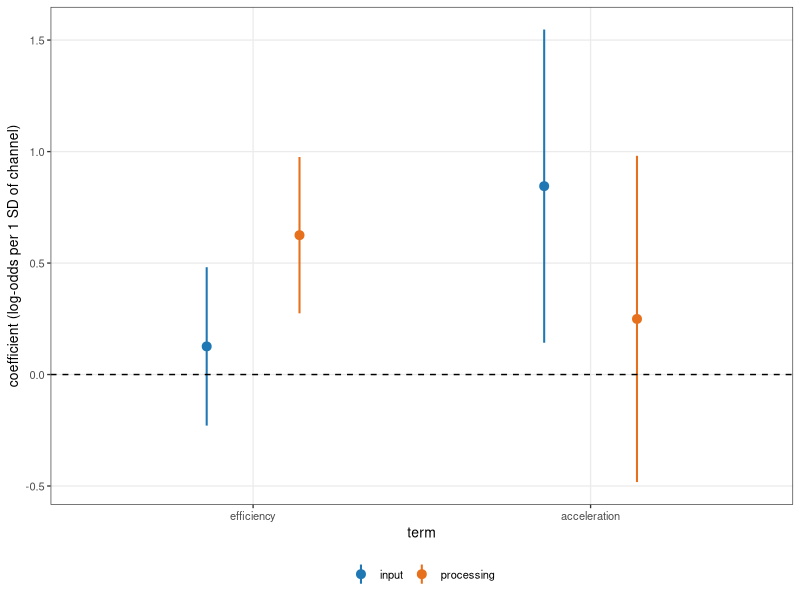
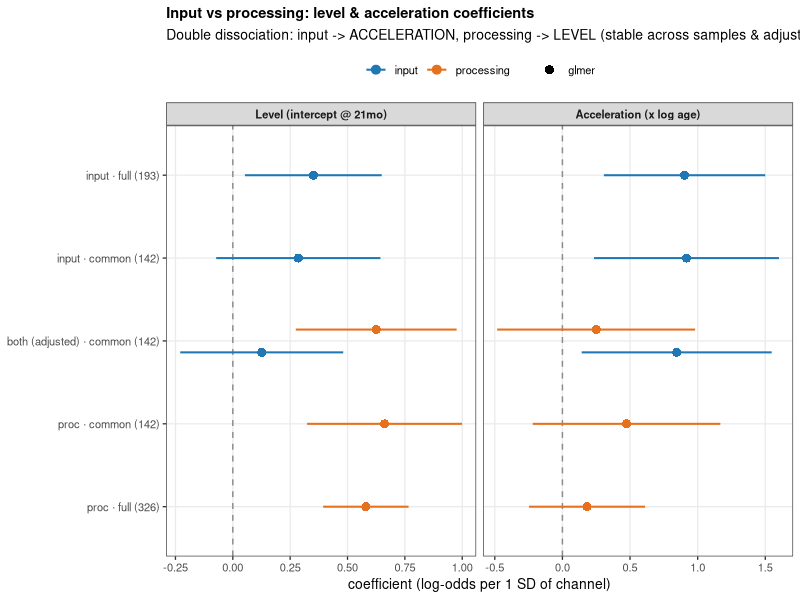
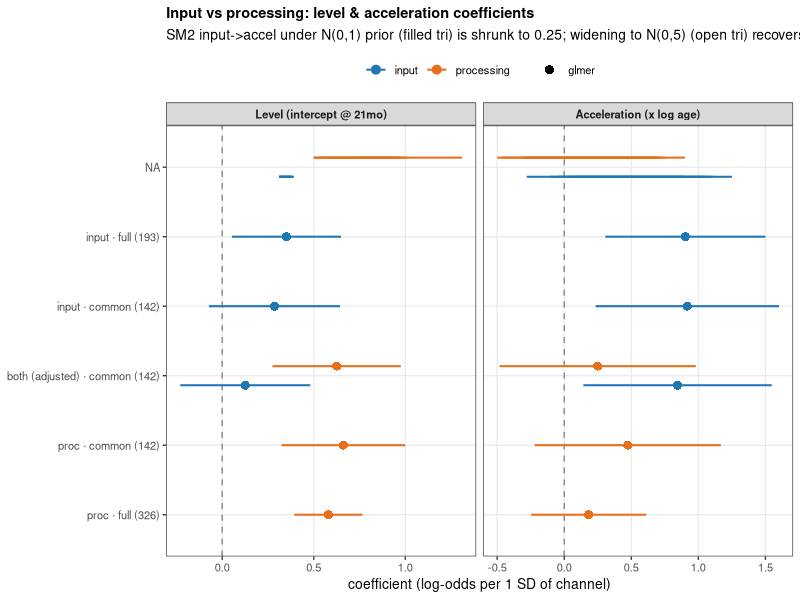
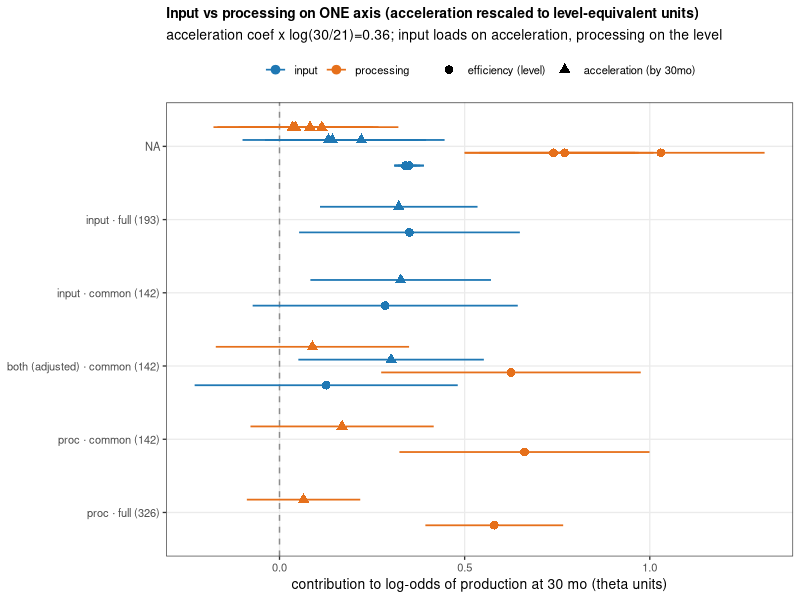

Source code (R) for these figures, in order:
## Figure: input & processing coefficients (level + acceleration) with 95% CI
## across glmer specs/samples -- the robustness/benchmark view (cf. paper Fig 3B).
## v1 = glmer specs only; v2 = + Bayesian SM2 D'3 overlay (input channel, approx
## theta~logit scale). Reads results/glmer_ladder_coefs.csv. RUN LOCALLY.
suppressPackageStartupMessages({library(dplyr); library(ggplot2); library(here); library(readr); library(forcats)})
co  <- read_csv(here("studies/io_proc_glmer/results/glmer_ladder_coefs.csv"), show_col_types = FALSE)
sm2 <- read_csv(here("studies/io_proc_glmer/results/sm2_overlay.csv"), show_col_types = FALSE)  # static SM2 D'3 overlay
co  <- dplyr::bind_rows(co, sm2)

lab <- c(input_full="input · full (193)", input_common="input · common (142)",
         both_common="both (adjusted) · common (142)",
         proc_common="proc · common (142)", proc_full="proc · full (326)",
         SM2_n01="SM2 D'3 · prior N(0,1)", SM2_n05="SM2 D'3 · prior N(0,5)")
ord <- rev(c("input · full (193)","input · common (142)","both (adjusted) · common (142)",
             "proc · common (142)","proc · full (326)",
             "SM2 D'3 · prior N(0,1)","SM2 D'3 · prior N(0,5)"))
prep <- function(d) d %>% mutate(
  spec_lab = factor(lab[spec], levels = ord),
  term = factor(term, levels = c("level","acceleration"),
                labels = c("Level (intercept @ 21mo)","Acceleration (x log age)")),
  channel = factor(channel, levels = c("input","processing")))

dodge <- position_dodge(width = 0.55)
make_fig <- function(d, subtitle) ggplot(d, aes(est, spec_lab, color = channel, shape = model_type, group = channel)) +
  geom_vline(xintercept = 0, linetype = 2, color = "grey55") +
  geom_linerange(aes(xmin = lo, xmax = hi), position = dodge, linewidth = 0.7) +
  geom_point(position = dodge, size = 2.7) +
  facet_wrap(~ term, scales = "free_x") +
  scale_color_manual(values = c(input = "#1f78b4", processing = "#e6701b")) +
  scale_shape_manual(values = c(glmer = 16, `Bayesian N(0;1)` = 17, `Bayesian N(0;5)` = 2)) +
  labs(x = "coefficient (log-odds per 1 SD of channel)", y = NULL, color = NULL, shape = NULL,
       title = "Input vs processing: level & acceleration coefficients", subtitle = subtitle) +
  theme_bw(base_size = 10) +
  theme(legend.position = "top", panel.grid.minor = element_blank(),
        plot.title = element_text(face = "bold", size = 10.5), strip.text = element_text(face = "bold"))

### specific for the BUCLD abstract
both_data <- filter(co, spec == "both_common") |>
  mutate(term = fct_relevel(fct_recode(term, "efficiency" = "level"),
                            "efficiency"))

ggplot(both_data, 
       aes(x = term, y = est, color = channel)) +
  # geom_vline(xintercept = 0, linetype = 2, color = "grey55") +
  geom_linerange(aes(ymin = lo, ymax = hi), position = dodge, linewidth = 0.7) +
  geom_point(position = dodge, size = 2.7) +
  geom_hline(yintercept = 0, lty = 2) + 
  # facet_wrap(~ term, scales = "free_x") +
  scale_color_manual(values = c(input = "#1f78b4", processing = "#e6701b")) +
  labs(y = "coefficient (log-odds per 1 SD of channel)", y = NULL, color = NULL, shape = NULL) +
  theme_bw(base_size = 10) +
  theme(legend.position = "bottom", panel.grid.minor = element_blank())



### figures
p1 <- make_fig(prep(filter(co, model_type == "glmer")),
               "Double dissociation: input -> ACCELERATION, processing -> LEVEL (stable across samples & adjustment)")
ggsave(here("studies/io_proc_glmer/figs/io_proc_glmer_coefs.png"), p1, width = 10, height = 3.4, dpi = 150)

p2 <- make_fig(prep(co),
               "SM2 input->accel under N(0,1) prior (filled tri) is shrunk to 0.25; widening to N(0,5) (open tri) recovers 0.60 ~ glmer; lambda_bar=1")
ggsave(here("studies/io_proc_glmer/figs/io_proc_glmer_coefs_vs_sm2.png"), p2, width = 10, height = 3.8, dpi = 150)

### ONE-AXIS view: acceleration rescaled to level-equivalent theta units.
### A slope coef b_accel contributes b_accel*log(t_ref/a0) to theta by age t_ref,
### so x log(30/21)=0.357 puts acceleration in the same units as the efficiency (level)
### effect -> both channels' effects on ONE comparable axis (theta ~ log-odds, lambda_bar=1).
A0 <- 21; T_REF <- 30; KACC <- log(T_REF / A0)
co_rs <- co %>% mutate(
  acc      = term == "acceleration",
  est2 = ifelse(acc, est * KACC, est),
  lo2  = ifelse(acc, lo  * KACC, lo),
  hi2  = ifelse(acc, hi  * KACC, hi),
  spec_lab = factor(lab[spec], levels = ord),
  channel  = factor(channel, levels = c("input", "processing")),
  term2    = factor(term, levels = c("level","acceleration"),
                    labels = c("efficiency (level)", paste0("acceleration (by ", T_REF, "mo)"))))
dodge2 <- position_dodge(width = 0.7)
p3 <- ggplot(co_rs, aes(est2, spec_lab, color = channel, shape = term2,
                        group = interaction(channel, term2))) +
  geom_vline(xintercept = 0, linetype = 2, color = "grey55") +
  geom_linerange(aes(xmin = lo2, xmax = hi2), position = dodge2, linewidth = 0.6) +
  geom_point(position = dodge2, size = 2.6) +
  scale_color_manual(values = c(input = "#1f78b4", processing = "#e6701b")) +
  scale_shape_manual(values = setNames(c(16, 17), levels(co_rs$term2))) +
  labs(x = sprintf("contribution to log-odds of production at %d mo (theta units)", T_REF),
       y = NULL, color = NULL, shape = NULL,
       title = "Input vs processing on ONE axis (acceleration rescaled to level-equivalent units)",
       subtitle = sprintf("acceleration coef x log(%d/%d)=%.2f; input loads on acceleration, processing on the level", T_REF, A0, KACC)) +
  theme_bw(base_size = 10) +
  theme(legend.position = "top", panel.grid.minor = element_blank(),
        plot.title = element_text(face = "bold", size = 10))
ggsave(here("studies/io_proc_glmer/figs/io_proc_glmer_coefs_rescaled.png"), p3, width = 10, height = 4.0, dpi = 150)
cat("wrote figs/io_proc_glmer_coefs{,_vs_sm2,_rescaled}.png\n")
